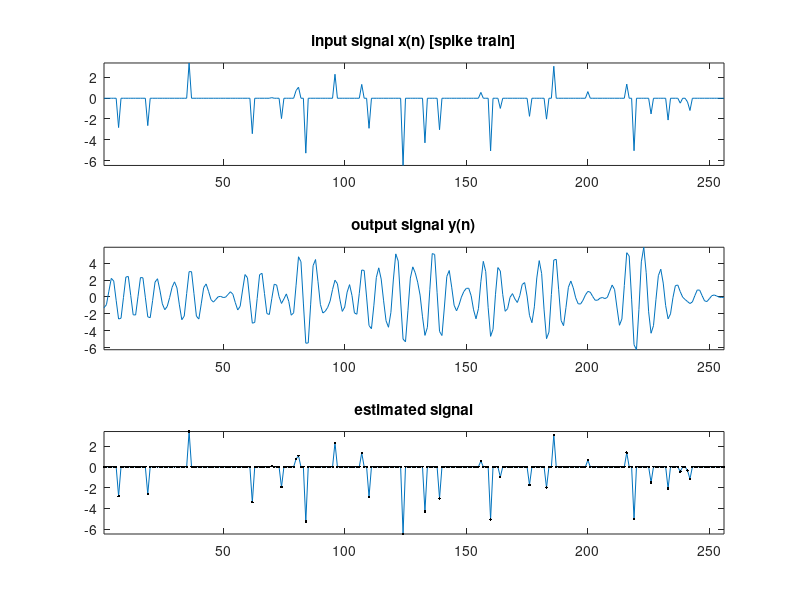

The MATLAB script that drew this image:
clear all
close all
clc

%% Generation of the input signal

% 1D input (unknown) signal
p = 8;
N = 2^p;

w = 0.1;
a = rand(1,N)<w;
s2 = 10;
x = (sqrt(s2)*randn(1,N)).*a;
x = x(:);

%% Modeling of the forward model (FIR filter with Morlet IR)

% wavelet
n_wav = 32;
P = n_wav-1;
[wav,supp_wave] = morlet(-3,3,n_wav);

%% Generation of the output signal

% convolution by matrix formulation
Hfull = convmtx(wav',N);
H     = Hfull(n_wav/2:(end-n_wav/2),:);
y     = H*x;

%% Naive inversion
% do not compute H^(-1)
% use left-division \ since it is more computationally efficient

xhat = H\y;

figure(1);
subplot(3,1,1)
plot(1:N,x);
title('input signal x(n) [spike train]')
axis tight
subplot(3,1,2)
plot(1:N,y);
title('output signal y(n)')
axis tight
subplot(3,1,3)
plot(1:N,x);
hold on
plot(1:N,xhat,'k.');
hold off
title('estimated signal')
axis tight
